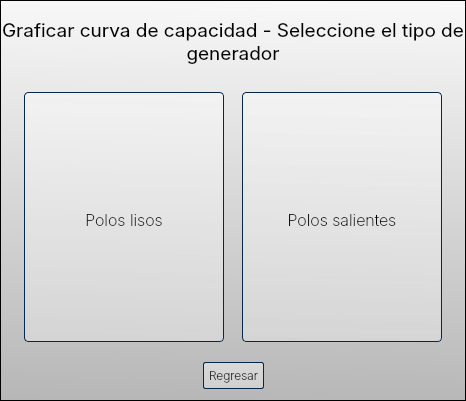
      <widget class="QWidget" name="graficar_2">
       <property name="styleSheet">
        <string notr="true"/>
       </property>
       <layout class="QVBoxLayout" name="verticalLayout_4">
        <property name="spacing">
         <number>0</number>
        </property>
        <property name="leftMargin">
         <number>0</number>
        </property>
        <property name="topMargin">
         <number>0</number>
        </property>
        <property name="rightMargin">
         <number>0</number>
        </property>
        <property name="bottomMargin">
         <number>0</number>
        </property>
        <item>
         <widget class="QFrame" name="graficar_inicio">
          <property name="styleSheet">
           <string notr="true">QFrame{
	background-color: rgba(255, 255, 255, 0);
}

QToolButton, QPushButton{
	background-color: qlineargradient(spread:pad, x1:0.486, y1:1, x2:0.508, y2:0, stop:0 rgba(243, 243, 243, 100), stop:1 rgba(255, 255, 255, 110));
	font: 75 12pt &quot;Inter&quot;;
	border: 1px solid rgb(9, 39, 75);
	border-radius: 4px;
	padding: 5px;
	padding-top: 10px;
}

QToolButton:hover{
	border-color: rgb(68, 204, 204);
}

QToolButton:pressed{
	background-color: rgb(171, 171, 171);
	color: rgb(255, 255, 255);
}

QToolButton:focus{
	border-color: rgb(0, 123, 185);
}

QLabel{
	font: 14pt &quot;Inter&quot;;
}

#graficar_inicio{
	background-color: qlineargradient(spread:pad, x1:0.486, y1:1, x2:0.508, y2:0, stop:0 rgba(183, 183, 183, 255), stop:1 rgba(248, 248, 248, 255));
}</string>
          </property>
          <property name="frameShape">
           <enum>QFrame::StyledPanel</enum>
          </property>
          <property name="frameShadow">
           <enum>QFrame::Raised</enum>
          </property>
          <layout class="QVBoxLayout" name="verticalLayout_5">
           <property name="spacing">
            <number>0</number>
           </property>
           <property name="leftMargin">
            <number>0</number>
           </property>
           <property name="topMargin">
            <number>0</number>
           </property>
           <property name="rightMargin">
            <number>0</number>
           </property>
           <property name="bottomMargin">
            <number>0</number>
           </property>
           <item>
            <widget class="QFrame" name="inicio_titulo">
             <property name="minimumSize">
              <size>
               <width>0</width>
               <height>80</height>
              </size>
             </property>
             <property name="maximumSize">
              <size>
               <width>16777215</width>
               <height>80</height>
              </size>
             </property>
             <property name="frameShape">
              <enum>QFrame::StyledPanel</enum>
             </property>
             <property name="frameShadow">
              <enum>QFrame::Raised</enum>
             </property>
             <layout class="QVBoxLayout" name="verticalLayout_6">
              <property name="spacing">
               <number>0</number>
              </property>
              <property name="leftMargin">
               <number>0</number>
              </property>
              <property name="topMargin">
               <number>0</number>
              </property>
              <property name="rightMargin">
               <number>0</number>
              </property>
              <property name="bottomMargin">
               <number>0</number>
              </property>
              <item>
               <widget class="QLabel" name="label">
                <property name="font">
                 <font>
                  <family>Inter</family>
                  <pointsize>14</pointsize>
                  <weight>50</weight>
                  <italic>false</italic>
                  <bold>false</bold>
                 </font>
                </property>
                <property name="styleSheet">
                 <string notr="true"/>
                </property>
                <property name="text">
                 <string>Graficar curva de capacidad - Seleccione el tipo de generador</string>
                </property>
                <property name="alignment">
                 <set>Qt::AlignCenter</set>
                </property>
                <property name="wordWrap">
                 <bool>true</bool>
                </property>
               </widget>
              </item>
             </layout>
            </widget>
           </item>
           <item>
            <widget class="QFrame" name="cont_ini_buts">
             <property name="frameShape">
              <enum>QFrame::StyledPanel</enum>
             </property>
             <property name="frameShadow">
              <enum>QFrame::Raised</enum>
             </property>
             <layout class="QVBoxLayout" name="verticalLayout_27">
              <property name="spacing">
               <number>0</number>
              </property>
              <property name="leftMargin">
               <number>0</number>
              </property>
              <property name="topMargin">
               <number>0</number>
              </property>
              <property name="rightMargin">
               <number>0</number>
              </property>
              <property name="bottomMargin">
               <number>0</number>
              </property>
              <item>
               <widget class="QFrame" name="container_botones_select">
                <property name="frameShape">
                 <enum>QFrame::StyledPanel</enum>
                </property>
                <property name="frameShadow">
                 <enum>QFrame::Raised</enum>
                </property>
                <layout class="QHBoxLayout" name="horizontalLayout_2">
                 <item>
                  <widget class="QToolButton" name="polo_liso">
                   <property name="minimumSize">
                    <size>
                     <width>200</width>
                     <height>250</height>
                    </size>
                   </property>
                   <property name="maximumSize">
                    <size>
                     <width>200</width>
                     <height>250</height>
                    </size>
                   </property>
                   <property name="font">
                    <font>
                     <family>Inter</family>
                     <pointsize>12</pointsize>
                     <weight>9</weight>
                     <italic>false</italic>
                     <bold>false</bold>
                    </font>
                   </property>
                   <property name="styleSheet">
                    <string notr="true"/>
                   </property>
                   <property name="text">
                    <string>Polos lisos</string>
                   </property>
                   <property name="icon">
                    <iconset>
                     <normaloff>../img/Polo liso.png</normaloff>../img/Polo liso.png</iconset>
                   </property>
                   <property name="iconSize">
                    <size>
                     <width>160</width>
                     <height>160</height>
                    </size>
                   </property>
                   <property name="toolButtonStyle">
                    <enum>Qt::ToolButtonTextUnderIcon</enum>
                   </property>
                  </widget>
                 </item>
                 <item>
                  <widget class="QToolButton" name="polo_saliente">
                   <property name="minimumSize">
                    <size>
                     <width>200</width>
                     <height>250</height>
                    </size>
                   </property>
                   <property name="maximumSize">
                    <size>
                     <width>200</width>
                     <height>250</height>
                    </size>
                   </property>
                   <property name="font">
                    <font>
                     <family>Inter</family>
                     <pointsize>12</pointsize>
                     <weight>9</weight>
                     <italic>false</italic>
                     <bold>false</bold>
                    </font>
                   </property>
                   <property name="styleSheet">
                    <string notr="true"/>
                   </property>
                   <property name="text">
                    <string>Polos salientes</string>
                   </property>
                   <property name="icon">
                    <iconset>
                     <normaloff>../img/Polo saliente.png</normaloff>../img/Polo saliente.png</iconset>
                   </property>
                   <property name="iconSize">
                    <size>
                     <width>160</width>
                     <height>160</height>
                    </size>
                   </property>
                   <property name="toolButtonStyle">
                    <enum>Qt::ToolButtonTextUnderIcon</enum>
                   </property>
                  </widget>
                 </item>
                </layout>
               </widget>
              </item>
              <item>
               <widget class="QFrame" name="buttons_container_curva">
                <property name="maximumSize">
                 <size>
                  <width>16777215</width>
                  <height>50</height>
                 </size>
                </property>
                <property name="styleSheet">
                 <string notr="true">QPushButton{
	font-size: 12px;
	border-radius: 2px;
	padding: 5px;
}</string>
                </property>
                <property name="frameShape">
                 <enum>QFrame::StyledPanel</enum>
                </property>
                <property name="frameShadow">
                 <enum>QFrame::Raised</enum>
                </property>
                <layout class="QHBoxLayout" name="horizontalLayout_51">
                 <item>
                  <spacer name="horizontalSpacer_6">
                   <property name="orientation">
                    <enum>Qt::Horizontal</enum>
                   </property>
                   <property name="sizeHint" stdset="0">
                    <size>
                     <width>40</width>
                     <height>20</height>
                    </size>
                   </property>
                  </spacer>
                 </item>
                 <item>
                  <widget class="QPushButton" name="regresar_select">
                   <property name="font">
                    <font>
                     <family>Inter</family>
                     <pointsize>-1</pointsize>
                     <weight>9</weight>
                     <italic>false</italic>
                     <bold>false</bold>
                    </font>
                   </property>
                   <property name="text">
                    <string>Regresar</string>
                   </property>
                  </widget>
                 </item>
                 <item>
                  <spacer name="horizontalSpacer_7">
                   <property name="orientation">
                    <enum>Qt::Horizontal</enum>
                   </property>
                   <property name="sizeHint" stdset="0">
                    <size>
                     <width>40</width>
                     <height>20</height>
                    </size>
                   </property>
                  </spacer>
                 </item>
                </layout>
               </widget>
              </item>
             </layout>
            </widget>
           </item>
          </layout>
         </widget>
        </item>
       </layout>
      </widget>
